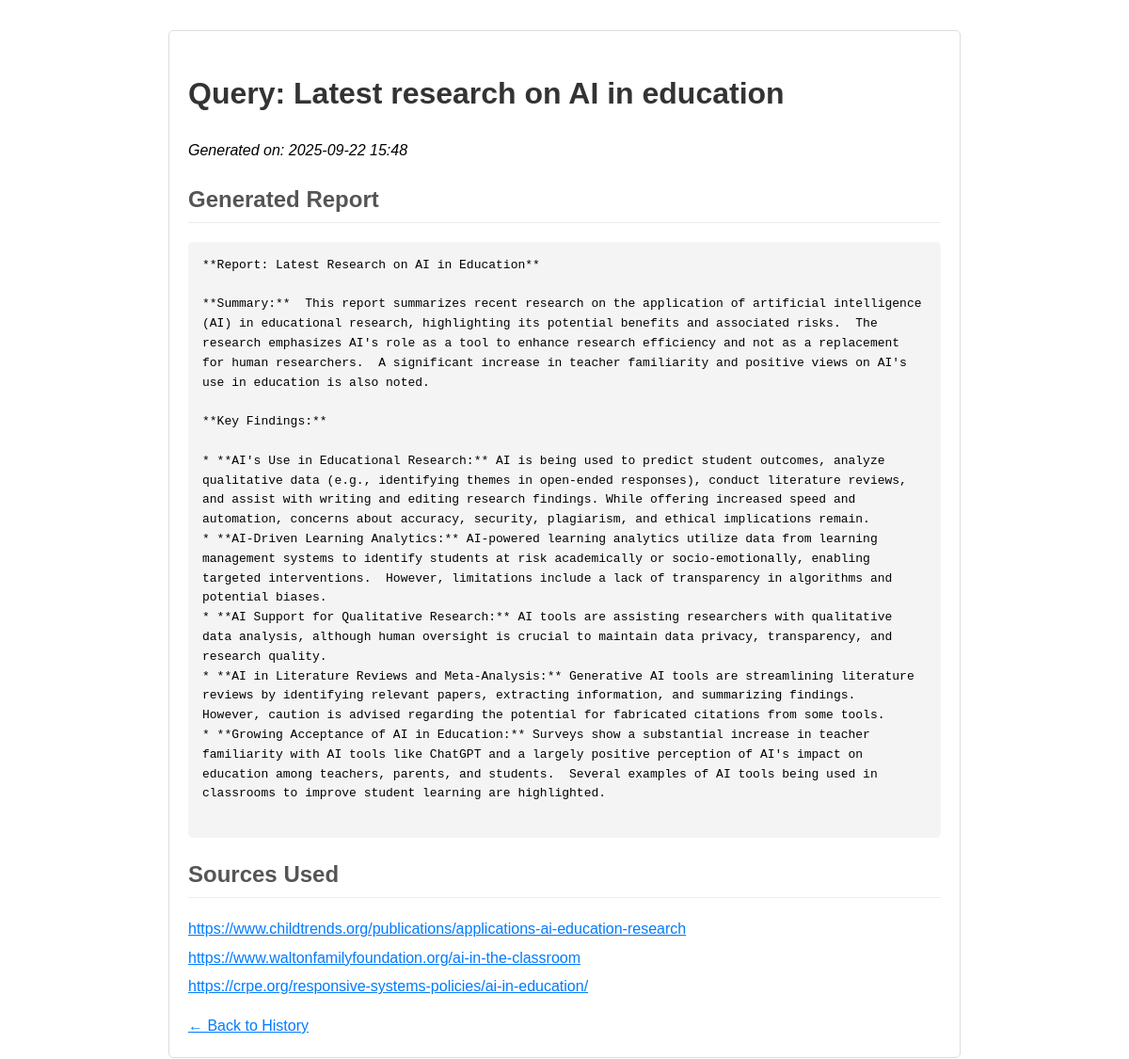
The page /report/2 on the database its author committed.
### app.py (models this page shows)
class Report(Base):
    __tablename__ = "reports"
    id = Column(Integer, primary_key=True, index=True)
    query = Column(String, index=True)
    report_content = Column(Text)
    sources = Column(Text)
    timestamp = Column(DateTime, default=datetime.utcnow)

### app.py (the view)
@app.route("/report/<int:report_id>")
def report(report_id):
    db = SessionLocal()
    single_report = db.query(Report).filter(Report.id == report_id).first()
    db.close()
    if single_report is None: abort(404)
    sources_list = single_report.sources.split(", ")
    return render_template("report.html", report=single_report, sources=sources_list)

### templates/report.html (shortened to what this page needs)
<!DOCTYPE html>
<html lang="en">
<head>
</head>
<body>
    <div class="container">
        <h1>Query: {{ report.query }}</h1>
        <p><em>Generated on: {{ report.timestamp.strftime('%Y-%m-%d %H:%M') }}</em></p>
        <h2>Generated Report</h2>
        <pre>{{ report.report_content }}</pre>
        <h2>Sources Used</h2>
        <ul class="sources-list">
            {% for source in sources %}
            <li><a href="{{ source }}" target="_blank">{{ source }}</a></li>
            {% endfor %}
        </ul>
        <a href="{{ url_for('index') }}">&larr; Back to History</a>
    </div>
</body>
</html>

### templates/report.html (style rules this page uses)
body { font-family: sans-serif; margin: 2em; line-height: 1.6; }
.container { max-width: 800px; margin: 0 auto; padding: 20px; background-color: #fff; border: 1px solid #ddd; border-radius: 5px; }
h1 { color: #333; }
h2 { color: #555; border-bottom: 1px solid #eee; padding-bottom: 5px; }
pre { white-space: pre-wrap; word-wrap: break-word; background-color: #f4f4f4; padding: 15px; border-radius: 5px; }
.sources-list { list-style: none; padding: 0; }
.sources-list li { margin-bottom: 5px; }
a { color: #007bff; }

### rows shown on the page
Report: query "Latest research on AI in education", timestamp "2025-09-22 15:48", report_content "**Report: Latest Research on AI in Education** **Summary:** This report summarizes recent research on the application of artificial intelligence (AI) in educational research, highlighting its potential benefits and associated risks. The research emphasizes AI's role as a tool to enhance research efficiency and not as a replacement for human researchers. A significant increase in teacher familiarity and positive views on AI's use in education is also noted. **Key Findings:** * **AI's Use in Educational Research:** AI is being used to predict student outcomes, analyze qualitative data (e.g., identifying themes in open-ended responses), conduct literature reviews, and assist with writing and…"

### other values the page prints
{{ source }} "https://www.childtrends.org/publications/applications-ai-education-research" "https://www.waltonfamilyfoundation.org/ai-in-the-classroom" "https://crpe.org/responsive-systems-policies/ai-in-education/"
